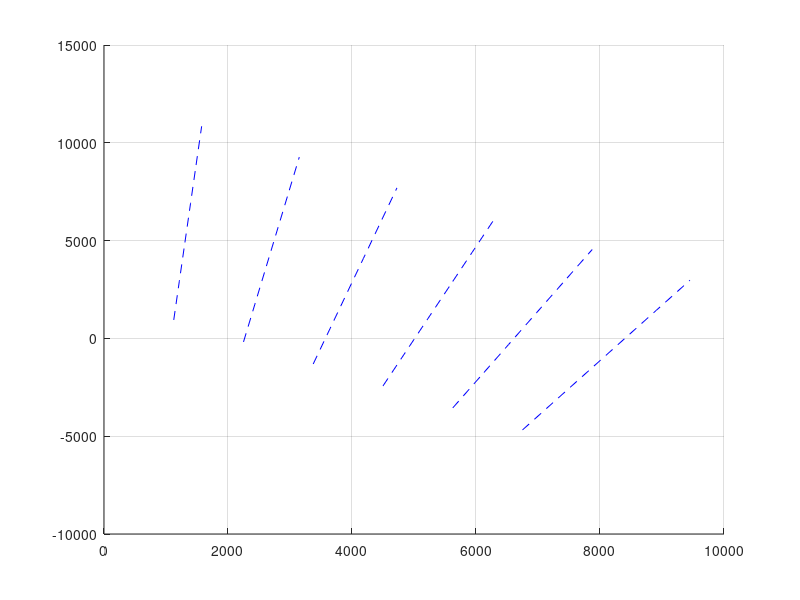
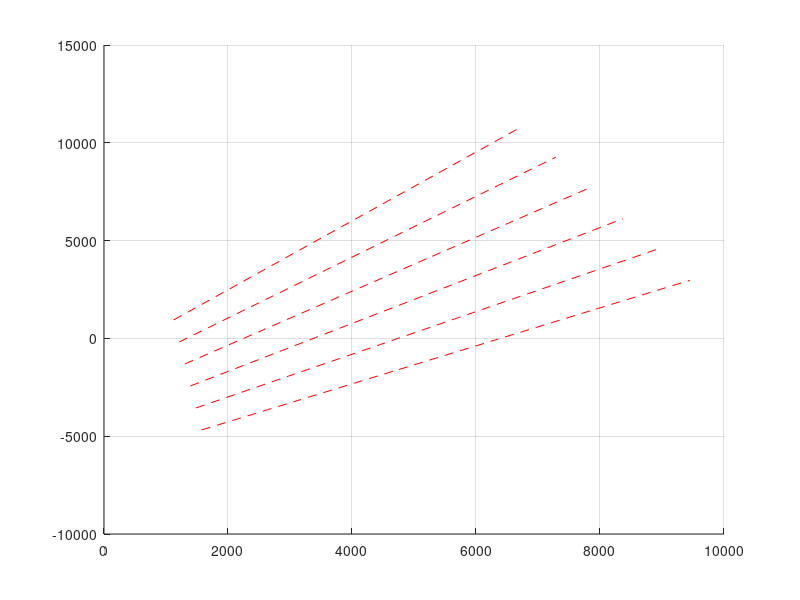
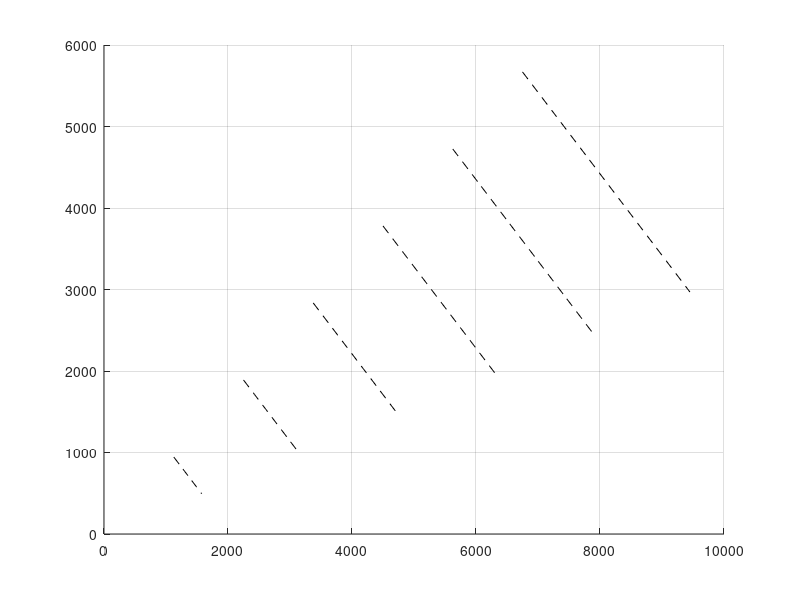
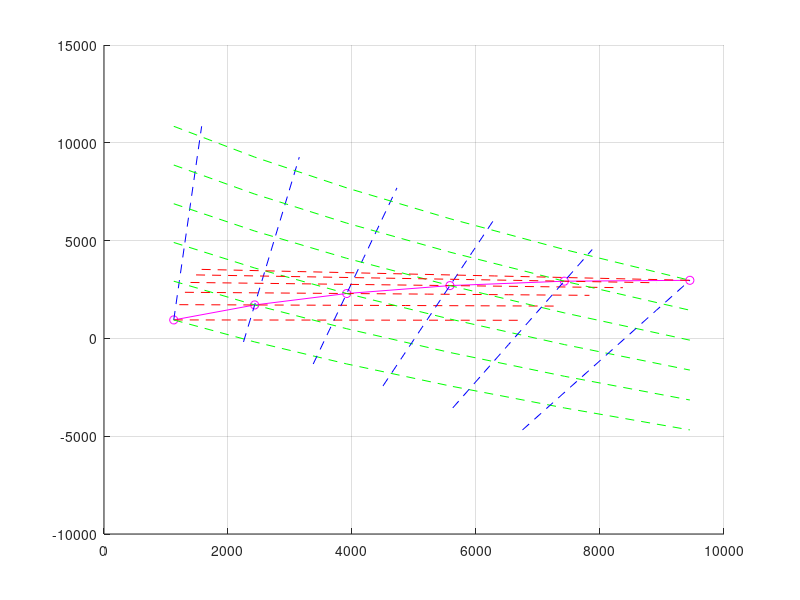

MATLAB code to generate these figures, in order:
clear all; close all; clc

% freinage ideal
g = 9.81; theta = 0; l_f = 1.15; l = 2.3; l_r = l-l_f; hG = 0.5;
M = 1055;

% vecteur adherence dans l'intervalle [-0.2,-1.2] avec pas de 0.2
ux(1:6, 1) = -0.2:-0.2:-1.2;

% vecteur decelration dans l'intervalle [-0.2g,-1.2g] avec pas de 0.2g
ax = -0.2*g:-.2*g:-1.2*g; 

% Calculer les charges verticales
Fzf = M/l*(g*l_r*cos(theta) - g*hG*sin(theta) - hG*ax);
Fzr = M/l*(g*l_f*cos(theta) + g*hG*sin(theta) + hG*ax);

%Calculer la force de freinage totale pour tous les cas possibles
Fxf = ux*Fzf;
Fxr(1:6, 1:6, 1) = ux*Fzr;
for i = 1:6
   pNFxf(i) = -Fxf(i, i);  % on preleve des points pour les mettre sur la figure
   for j = 1:6
     % Forces de freinage pour ux1 constante
     Fxr(j, i, 2) = M*g*l_r*cos(theta)/hG - Fxf(j, i)*(l/ux(j)/hG +1);
     % Forces de freinage pour ux2 constante
     Fxr(j, i, 3) = ux(j)*M*g*l_f*cos(theta)/(l-ux(j)*hG) + Fxf(j, i)*(ux(j)*hG/(l-ux(j)*hG));
     % Forces de freinage pour ax constante
     Fxr(j, i, 4) = M*g*sin(theta) + M*ax(j) - Fxf(j, i);
   end
   pNFxr(i) = -Fxr(i, i);  % on preleve des points pour les mettre sur la figure
end

NFxf = -Fxf;
NFxr = -Fxr;

% Figure Fxr en fonction Fxf pour ux1 constante
figure; hold on;
for i = 1:6
  plot(NFxf(i, 1:6), NFxr(i, 1:6, 2), 'b--');
end
grid on;

% Figure Fxr en fonction Fxf pour ux2 constante
figure; hold on;
for i = 1:6
  plot(NFxf(1:6, i), NFxr(i, 1:6, 2), 'r--');
end
grid on;

% Figure Fxr en fonction Fxf pour ax constante
figure; hold on;
for i = 1:6
  plot(NFxf(i, 1:6), NFxr(i, 1:6, 4), 'k--');
end
grid on;

%courbe-I
figure; hold on;
plot(pNFxf, pNFxr, 'mo-');
for i = 1:6
  plot(NFxf(i, 1:6), NFxr(i, 1:6, 2), 'b--');
  plot(NFxf(1:6, i), NFxr(i, 1:6, 3), 'r--');
  plot(pNFxf, NFxr(1:6, i, 2), 'g--');
end
grid on;
